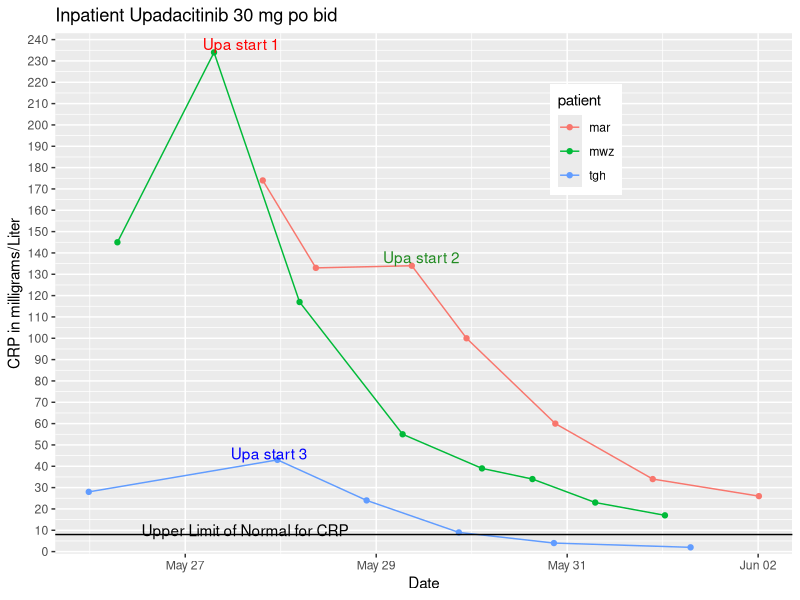

Write R code to recreate this figure.
## ---- chunk 1
knitr::opts_chunk$set(echo = TRUE)
library(tidyverse)
library(readxl)
library(here)
library(lubridate)
## ---- chunk 2
crp <- readxl::read_excel("upa_data2.xlsx") %>%
  filter(test == "crp") %>% 
  mutate(patient = factor(patient)) %>% 
  relocate(patient, Dx, upa_start_date, upa) 

## ---- chunk 3
crp %>% 
  group_by(patient) %>% 
  ggplot() +
  aes(x = date, y = 10*value, group = patient, color = patient) +
  geom_point() +
  geom_line() +
  labs(y = "CRP in milligrams/Liter",
       x = "Date",
       title = "Inpatient Upadacitinib 30 mg po bid") +
  annotate("text", x = mdy_hms("May 27, 2022, 21:06:00"), y = 46, label= "Upa start 3", color = "blue"  ) +
  annotate("text", x = mdy_hms("May 27, 2022, 14:04:00"), y = 238, label= "Upa start 1", color = "red") +
  annotate("text", x = mdy_hms("May 29, 2022, 11:21:00"), y = 138, label= "Upa start 2", color = "forestgreen") +
  scale_y_continuous(breaks = seq(0, 250, 10),
          expand = expansion(add = c(3,5))) +
  geom_hline(yintercept =8, color = "black") +
  annotate("text", x = mdy_hms("May 27, 2022, 15:00:00"), y = 10, label= "Upper Limit of Normal for CRP", color = "black") +
  theme(legend.position = c(0.72, 0.796))
